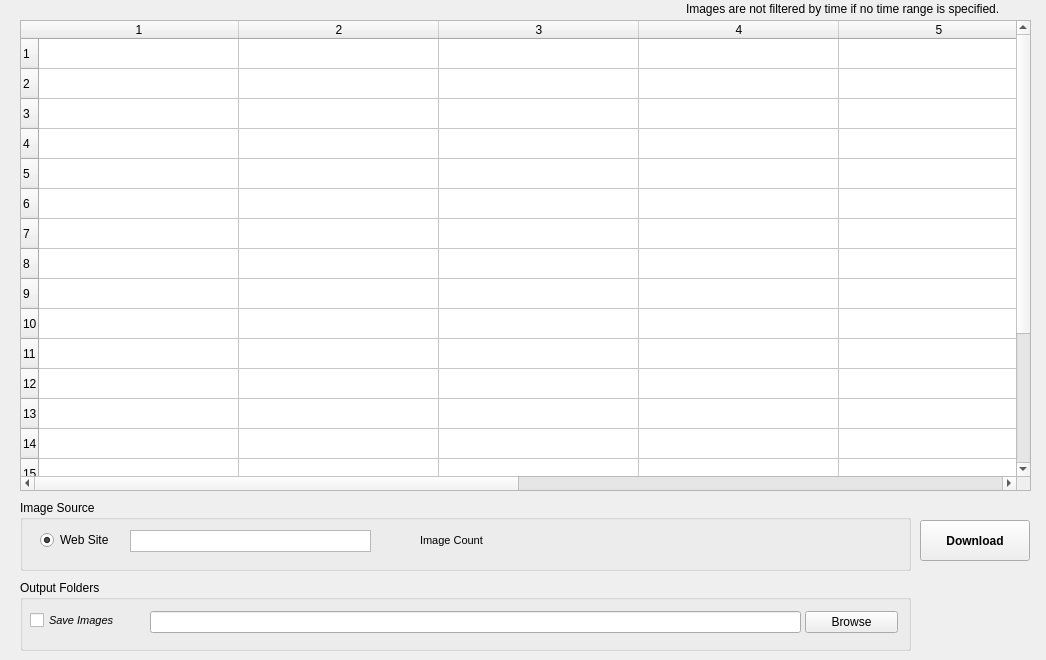
    <widget class="QWidget" name="tab_SiteProducts">
     <attribute name="title">
      <string>NEON Download Manager</string>
     </attribute>
     <widget class="QTableWidget" name="tableProducts">
      <property name="geometry">
       <rect>
        <x>20</x>
        <y>20</y>
        <width>1011</width>
        <height>471</height>
       </rect>
      </property>
      <property name="sizePolicy">
       <sizepolicy hsizetype="Expanding" vsizetype="Expanding">
        <horstretch>0</horstretch>
        <verstretch>0</verstretch>
       </sizepolicy>
      </property>
      <property name="wordWrap">
       <bool>false</bool>
      </property>
      <property name="rowCount">
       <number>20</number>
      </property>
      <property name="columnCount">
       <number>8</number>
      </property>
      <attribute name="horizontalHeaderCascadingSectionResizes">
       <bool>false</bool>
      </attribute>
      <attribute name="horizontalHeaderMinimumSectionSize">
       <number>60</number>
      </attribute>
      <attribute name="horizontalHeaderDefaultSectionSize">
       <number>200</number>
      </attribute>
      <attribute name="horizontalHeaderShowSortIndicator" stdset="0">
       <bool>true</bool>
      </attribute>
      <attribute name="horizontalHeaderStretchLastSection">
       <bool>true</bool>
      </attribute>
      <attribute name="verticalHeaderCascadingSectionResizes">
       <bool>false</bool>
      </attribute>
      <attribute name="verticalHeaderMinimumSectionSize">
       <number>30</number>
      </attribute>
      <attribute name="verticalHeaderDefaultSectionSize">
       <number>30</number>
      </attribute>
      <attribute name="verticalHeaderShowSortIndicator" stdset="0">
       <bool>false</bool>
      </attribute>
      <attribute name="verticalHeaderStretchLastSection">
       <bool>false</bool>
      </attribute>
      <row/>
      <row/>
      <row/>
      <row/>
      <row/>
      <row/>
      <row/>
      <row/>
      <row/>
      <row/>
      <row/>
      <row/>
      <row/>
      <row/>
      <row/>
      <row/>
      <row/>
      <row/>
      <row/>
      <row/>
      <column/>
      <column/>
      <column/>
      <column/>
      <column/>
      <column/>
      <column/>
      <column/>
     </widget>
     <widget class="QGroupBox" name="groupBox_2">
      <property name="geometry">
       <rect>
        <x>20</x>
        <y>500</y>
        <width>891</width>
        <height>71</height>
       </rect>
      </property>
      <property name="font">
       <font>
        <weight>50</weight>
        <bold>false</bold>
        <underline>false</underline>
       </font>
      </property>
      <property name="title">
       <string>Image Source</string>
      </property>
      <widget class="QRadioButton" name="radioButtonWebSiteImages">
       <property name="geometry">
        <rect>
         <x>20</x>
         <y>30</y>
         <width>95</width>
         <height>20</height>
        </rect>
       </property>
       <property name="font">
        <font>
         <weight>50</weight>
         <bold>false</bold>
         <underline>false</underline>
        </font>
       </property>
       <property name="text">
        <string>Web Site</string>
       </property>
       <property name="checked">
        <bool>true</bool>
       </property>
      </widget>
      <widget class="QListWidget" name="listWidgetImageWebSites">
       <property name="geometry">
        <rect>
         <x>110</x>
         <y>30</y>
         <width>241</width>
         <height>22</height>
        </rect>
       </property>
       <property name="toolTip">
        <string>Selects a supported web site that contains images to process.</string>
       </property>
       <property name="currentRow">
        <number>-1</number>
       </property>
      </widget>
      <widget class="QLabel" name="MSTFrameCount">
       <property name="geometry">
        <rect>
         <x>400</x>
         <y>30</y>
         <width>141</width>
         <height>21</height>
        </rect>
       </property>
       <property name="font">
        <font>
         <pointsize>8</pointsize>
         <weight>50</weight>
         <bold>false</bold>
         <underline>false</underline>
        </font>
       </property>
       <property name="text">
        <string>Image Count</string>
       </property>
      </widget>
     </widget>
     <widget class="QGroupBox" name="groupBox">
      <property name="geometry">
       <rect>
        <x>20</x>
        <y>580</y>
        <width>891</width>
        <height>71</height>
       </rect>
      </property>
      <property name="font">
       <font>
        <weight>50</weight>
        <bold>false</bold>
        <underline>false</underline>
       </font>
      </property>
      <property name="title">
       <string>Output Folders</string>
      </property>
      <widget class="QCheckBox" name="checkBoxSaveImages">
       <property name="geometry">
        <rect>
         <x>10</x>
         <y>30</y>
         <width>111</width>
         <height>21</height>
        </rect>
       </property>
       <property name="font">
        <font>
         <pointsize>8</pointsize>
         <weight>50</weight>
         <italic>true</italic>
         <bold>false</bold>
         <underline>false</underline>
        </font>
       </property>
       <property name="toolTip">
        <string>Warning: Saving images to your hard drive may take a long time depedning on your network and laptop speed.</string>
       </property>
       <property name="layoutDirection">
        <enum>Qt::LeftToRight</enum>
       </property>
       <property name="text">
        <string>Save Images</string>
       </property>
      </widget>
      <widget class="QLineEdit" name="EditSaveImagesOutputFolder">
       <property name="geometry">
        <rect>
         <x>130</x>
         <y>31</y>
         <width>651</width>
         <height>22</height>
        </rect>
       </property>
       <property name="font">
        <font>
         <pointsize>10</pointsize>
         <weight>50</weight>
         <bold>false</bold>
         <underline>false</underline>
        </font>
       </property>
       <property name="toolTip">
        <string>This field is pre-populated and cannot be changed at this time.</string>
       </property>
      </widget>
      <widget class="QPushButton" name="pushButtonBrowseSaveImagesOutputFolder">
       <property name="geometry">
        <rect>
         <x>785</x>
         <y>31</y>
         <width>93</width>
         <height>22</height>
        </rect>
       </property>
       <property name="text">
        <string>Browse</string>
       </property>
      </widget>
     </widget>
     <widget class="QLabel" name="labelImageDownloadTip">
      <property name="geometry">
       <rect>
        <x>686</x>
        <y>1</y>
        <width>351</width>
        <height>16</height>
       </rect>
      </property>
      <property name="text">
       <string>Images are not filtered by time if no time range is specified.</string>
      </property>
     </widget>
     <widget class="QPushButton" name="pushButtonRetrieveData">
      <property name="geometry">
       <rect>
        <x>920</x>
        <y>520</y>
        <width>110</width>
        <height>41</height>
       </rect>
      </property>
      <property name="font">
       <font>
        <weight>75</weight>
        <bold>true</bold>
        <underline>false</underline>
       </font>
      </property>
      <property name="toolTip">
       <string>This button will download sensor data and/or retrieve a list of images for the specified dates.</string>
      </property>
      <property name="text">
       <string>Download</string>
      </property>
      <property name="shortcut">
       <string/>
      </property>
      <property name="flat">
       <bool>false</bool>
      </property>
     </widget>
    </widget>
